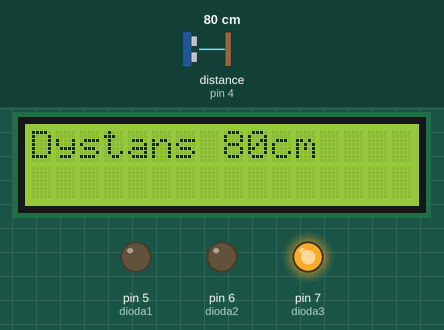
This sketch was run on a simulated Arduino Uno, built with avr-gcc and run on an emulated ATmega328P. Shown: 16×2 character LCD, output pins drawn as LEDs (lit = HIGH). The inputs (shaded band) are chosen by the test bench; at power-on: distance to the obstacle (sensor on pin 4) 80 cm. What the sketch prints to the serial monitor is not drawn.

Above: at 1.2 s.
1.3 s: distance to the obstacle (sensor on pin 4) set to 22 cm
At 2.8 s:
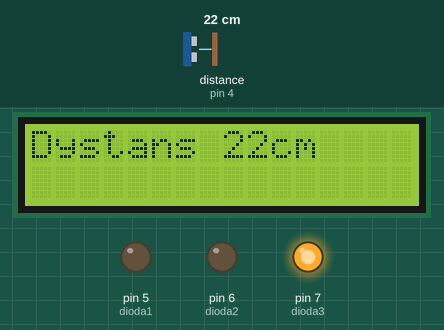
5.4 s: distance to the obstacle (sensor on pin 4) set to 18 cm
At 6.9 s:
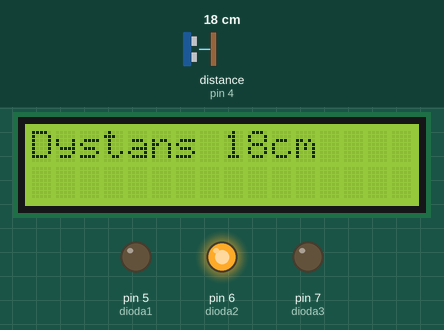
9.5 s: distance to the obstacle (sensor on pin 4) set to 11 cm
At 10.9 s:
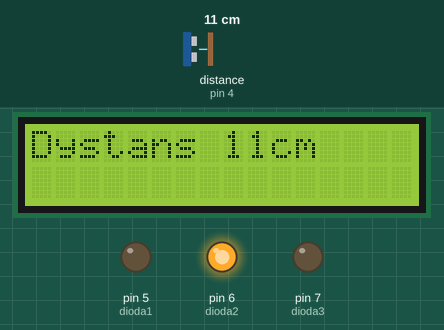
12.6 s: distance to the obstacle (sensor on pin 4) set to 8 cm
At 13.9 s:
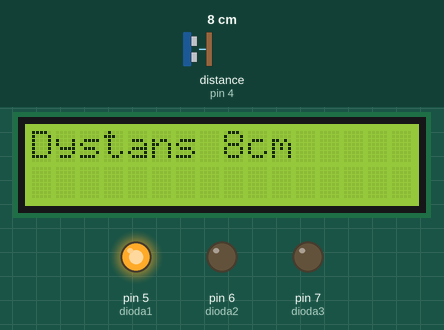
Timing chart, 0 to 15.6 s (numbered marks = the images above; inputs shaded):
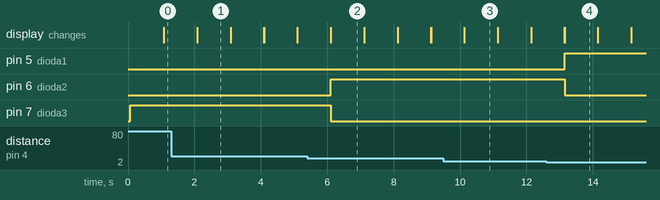

The sketch:

C3_3b.ino
```cpp
#include <Ultrasonic.h>		// podłączamy bibliotekę
#include <LiquidCrystal.h>		// podłączamy bibliotekę
LiquidCrystal lcd(8, 9, 10, 11, 12, 13);	//definiujemy zmienną lcd, przez którą będziemy się
		//komunikować z modułem; podajemy do których pinów podłączyliśmy się w Arduino
Ultrasonic miernik(3,4);		//analogicznie jak wyżej
int dioda1=5;				//przyznanie etykiety dla numeru pinu
int dioda2=6;				//przyznanie etykiety dla numeru pinu
int dioda3=7;				//przyznanie etykiety dla numeru pinu

void setup()
{
  Serial.begin(9600);
  lcd.begin(16, 2);			// definiowanie LCD 16 znaków, 2 wiersze
  pinMode(dioda1,OUTPUT);		// ustawienie pinu jako wyjście
  digitalWrite(dioda1,LOW);		// ustawienie stanu niskiego – dioda nie świeci
  pinMode(dioda2,OUTPUT);		// ustawienie pinu jako wyjście
  digitalWrite(dioda2,LOW);		// ustawienie stanu niskiego – dioda nie świeci
  pinMode(dioda3,OUTPUT);		// ustawienie pinu jako wyjście
  digitalWrite(dioda3,LOW);		// ustawienie stanu niskiego – dioda nie świeci
}

void loop()				// główna pętla
{
int x=miernik.Ranging(CM);		// definiujemy zmienną x i przypisujemy jej wartość
Serial.print(x);				// wyświetl wartość na monitorze
Serial.println( "cm" );			// wyświetl teks na monitorze
lcd.print("Dystans ");			//  wyświetl na LCD napis
lcd.print(x);				//  wyświetl na LCD wartość x
lcd.print( "cm" );			// wyświetl na LCD napis
if(x<10)				// wywołanie funkcji warunkowej sprawdzającej czy zmienna
 {					// jest mniejsza od 10
    digitalWrite(dioda1,HIGH);		// ustaw stan wysoki – świecenie diody
    digitalWrite(dioda2,LOW);		//ustaw stan niski – dioda nie świeci
    digitalWrite(dioda3,LOW);		//ustaw stan niski – dioda nie świeci
  }
if(x>10 && x<20)			// wywołanie funkcji warunkowej sprawdzającej czy zmienna
 {					// znajduje się w zdefiniowanym przedziale
    digitalWrite(dioda1,LOW);		//ustaw stan niski – dioda nie świeci
    digitalWrite(dioda2,HIGH);		// ustaw stan wysoki – świecenie diody
    digitalWrite(dioda3,LOW);		//ustaw stan niski – dioda nie świeci
  }
  if(x>20)				// wywołanie funkcji warunkowej sprawdzającej czy zmienna
 {					// jest większa od 20
    digitalWrite(dioda1,LOW);		//ustaw stan niski – dioda nie świeci
    digitalWrite(dioda2,LOW);		//ustaw stan niski – dioda nie świeci
    digitalWrite(dioda3,HIGH);		//ustaw stan wysoki – dioda świeci
  }
delay(1000);				//czekaj 1000ms
 lcd.clear();				//czyszczenie LCD
}
```

Measured:
- the behaviour switches between 20 and 19 cm on distance to the obstacle (sensor on pin 4) (found by bisection; images 1 and 2)
- the behaviour switches between 10 and 9 cm on distance to the obstacle (sensor on pin 4) (found by bisection; images 3 and 4)
- after the input at 1.3 s, the display: first differs from a run without the input after 0.79 s (image 1)
- after the input at 5.4 s, pin 6 (dioda2): LOW → HIGH after 0.71 s; pin 7 (dioda3): HIGH → LOW after 0.71 s; the display: first differs from a run without the input after 0.71 s (image 2)
- after the input at 9.5 s, the display: first differs from a run without the input after 0.63 s (image 3)
- after the input at 12.6 s, pin 5 (dioda1): LOW → HIGH after 0.55 s; pin 6 (dioda2): HIGH → LOW after 0.55 s; the display: first differs from a run without the input after 0.55 s (image 4)
- what the display in image 1 shows lasts 1.0 s, from 2.1 s to 3.1 s
